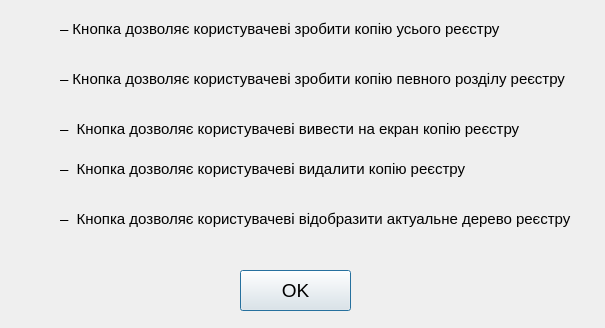
<?xml version="1.0" encoding="UTF-8"?>
<ui version="4.0">
 <class>help</class>
 <widget class="QDialog" name="help">
  <property name="geometry">
   <rect>
    <x>0</x>
    <y>0</y>
    <width>605</width>
    <height>328</height>
   </rect>
  </property>
  <property name="windowTitle">
   <string>KeepReg</string>
  </property>
  <property name="windowIcon">
   <iconset resource="resource.qrc">
    <normaloff>:/regedit-icon-32.jpg</normaloff>:/regedit-icon-32.jpg</iconset>
  </property>
  <widget class="QPushButton" name="pushButton">
   <property name="geometry">
    <rect>
     <x>240</x>
     <y>270</y>
     <width>111</width>
     <height>41</height>
    </rect>
   </property>
   <property name="font">
    <font>
     <pointsize>14</pointsize>
    </font>
   </property>
   <property name="text">
    <string>OK</string>
   </property>
  </widget>
  <widget class="QLabel" name="label_2">
   <property name="geometry">
    <rect>
     <x>20</x>
     <y>20</y>
     <width>31</width>
     <height>41</height>
    </rect>
   </property>
   <property name="text">
    <string/>
   </property>
   <property name="pixmap">
    <pixmap resource="resource.qrc">:/saveReg.png</pixmap>
   </property>
  </widget>
  <widget class="QLabel" name="label_4">
   <property name="geometry">
    <rect>
     <x>60</x>
     <y>20</y>
     <width>511</width>
     <height>41</height>
    </rect>
   </property>
   <property name="font">
    <font>
     <pointsize>11</pointsize>
    </font>
   </property>
   <property name="layoutDirection">
    <enum>Qt::LeftToRight</enum>
   </property>
   <property name="text">
    <string>– Кнопка дозволяє користувачеві зробити копію усього реєстру</string>
   </property>
   <property name="alignment">
    <set>Qt::AlignJustify|Qt::AlignTop</set>
   </property>
   <property name="margin">
    <number>9</number>
   </property>
  </widget>
  <widget class="QLabel" name="label_5">
   <property name="geometry">
    <rect>
     <x>20</x>
     <y>70</y>
     <width>31</width>
     <height>41</height>
    </rect>
   </property>
   <property name="text">
    <string/>
   </property>
   <property name="pixmap">
    <pixmap resource="resource.qrc">:/layer_save.png</pixmap>
   </property>
  </widget>
  <widget class="QLabel" name="label_6">
   <property name="geometry">
    <rect>
     <x>60</x>
     <y>70</y>
     <width>521</width>
     <height>41</height>
    </rect>
   </property>
   <property name="font">
    <font>
     <pointsize>11</pointsize>
    </font>
   </property>
   <property name="layoutDirection">
    <enum>Qt::LeftToRight</enum>
   </property>
   <property name="text">
    <string>– Кнопка дозволяє користувачеві зробити копію певного розділу реєстру</string>
   </property>
   <property name="alignment">
    <set>Qt::AlignJustify|Qt::AlignTop</set>
   </property>
   <property name="margin">
    <number>9</number>
   </property>
  </widget>
  <widget class="QLabel" name="label">
   <property name="geometry">
    <rect>
     <x>20</x>
     <y>120</y>
     <width>31</width>
     <height>41</height>
    </rect>
   </property>
   <property name="text">
    <string/>
   </property>
   <property name="pixmap">
    <pixmap resource="resource.qrc">:/saved_imports.png</pixmap>
   </property>
  </widget>
  <widget class="QLabel" name="label_7">
   <property name="geometry">
    <rect>
     <x>60</x>
     <y>120</y>
     <width>521</width>
     <height>41</height>
    </rect>
   </property>
   <property name="font">
    <font>
     <pointsize>11</pointsize>
    </font>
   </property>
   <property name="layoutDirection">
    <enum>Qt::LeftToRight</enum>
   </property>
   <property name="text">
    <string>–  Кнопка дозволяє користувачеві вивести на екран копію реєстру</string>
   </property>
   <property name="alignment">
    <set>Qt::AlignJustify|Qt::AlignTop</set>
   </property>
   <property name="margin">
    <number>9</number>
   </property>
  </widget>
  <widget class="QLabel" name="label_3">
   <property name="geometry">
    <rect>
     <x>20</x>
     <y>160</y>
     <width>31</width>
     <height>41</height>
    </rect>
   </property>
   <property name="text">
    <string/>
   </property>
   <property name="pixmap">
    <pixmap resource="resource.qrc">:/recover_deleted_items.png</pixmap>
   </property>
  </widget>
  <widget class="QLabel" name="label_8">
   <property name="geometry">
    <rect>
     <x>60</x>
     <y>160</y>
     <width>521</width>
     <height>41</height>
    </rect>
   </property>
   <property name="font">
    <font>
     <pointsize>11</pointsize>
    </font>
   </property>
   <property name="layoutDirection">
    <enum>Qt::LeftToRight</enum>
   </property>
   <property name="text">
    <string>–  Кнопка дозволяє користувачеві видалити копію реєстру</string>
   </property>
   <property name="alignment">
    <set>Qt::AlignJustify|Qt::AlignTop</set>
   </property>
   <property name="margin">
    <number>9</number>
   </property>
  </widget>
  <widget class="QLabel" name="label_10">
   <property name="geometry">
    <rect>
     <x>20</x>
     <y>210</y>
     <width>31</width>
     <height>41</height>
    </rect>
   </property>
   <property name="text">
    <string/>
   </property>
   <property name="pixmap">
    <pixmap resource="resource.qrc">:/drawIcon.png</pixmap>
   </property>
  </widget>
  <widget class="QLabel" name="label_12">
   <property name="geometry">
    <rect>
     <x>60</x>
     <y>210</y>
     <width>531</width>
     <height>41</height>
    </rect>
   </property>
   <property name="font">
    <font>
     <pointsize>11</pointsize>
    </font>
   </property>
   <property name="layoutDirection">
    <enum>Qt::LeftToRight</enum>
   </property>
   <property name="text">
    <string>–  Кнопка дозволяє користувачеві відобразити актуальне дерево реєстру</string>
   </property>
   <property name="alignment">
    <set>Qt::AlignJustify|Qt::AlignTop</set>
   </property>
   <property name="margin">
    <number>9</number>
   </property>
  </widget>
 </widget>
 <resources>
  <include location="resource.qrc"/>
 </resources>
 <connections/>
</ui>
